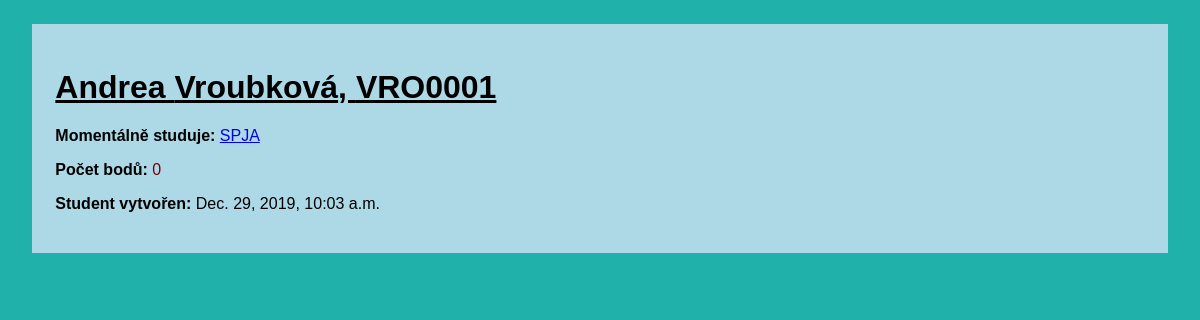
Screenshot of /student/2 with the database file from the repository.
### grading/models.py (models this page shows, shortened)
class Student(models.Model):
    login = models.CharField(max_length=7, unique=True, null=False)
    password = models.CharField(max_length=100, null=False)
    degree = models.CharField(max_length=100, null=True, blank=False)
    name = models.CharField(max_length=25, null=False)
    surname = models.CharField(max_length=700, null=False)
    created_at = models.DateTimeField(auto_now_add=True)
    points = models.IntegerField(null=False)
    subject = models.ForeignKey(Subject, related_name='students', on_delete=models.CASCADE)

class Subject(models.Model):
    subject_code = models.CharField(max_length=20, null=False, unique=True)
    title = models.CharField(max_length=200, null=False)
    description = models.TextField(max_length=2000, null=False)
    min_points = models.IntegerField(null=False)
    created_at = models.DateField(auto_now_add=True)
    teacher = models.ForeignKey(Teacher, related_name='subjects', on_delete=models.SET_NULL, null=True)
    def __str__(self):
        return self.subject_code

### grading/views.py (the view)
# urls.py: path('student/<int:student_id>', views.student, name="student"),
def student(request, student_id):
    return render(request, 'grading/student.html', {'student' : get_object_or_404(Student, id=student_id)})

### grading/templates/grading/student.html (shortened to what this page needs)
<body>
    <div id=main>
        <h1><u>{{ student.name }} {{ student.surname }}, {{student.login}}</u></h1>
        <div>
            <p>
                <strong>Momentálně studuje: </strong>
                <a href="{% url 'grading:subject_details' student.subject.id %}">{{ student.subject }}</a>
            </p>
            {% if student.points >= student.subject.min_points%}
            <p class="done">
                <strong id="strong_text_in_done_notdone">Počet bodů: </strong>
                {{student.points}}</p>
            {% else %}
            <p class="notdone">
                <strong id="strong_text_in_done_notdone">Počet bodů: </strong>
                {{student.points}}</p>
            {% endif %}
            <p>
                <strong>Student vytvořen:</strong>
                {{student.created_at}}
            </p>
        </div>
    </div>
</body>

### grading/templates/grading/student.html (style rules this page uses)
body { font-family:Arial, Helvetica, sans-serif; background-color:lightseagreen; }
#main { background-color:lightblue; padding: 2%; margin: 2%; }
.notdone { color:maroon; }
#strong_text_in_done_notdone { color:black; }

### rows the page displays
Student: name "Andrea", surname "Vroubková", login "VRO0001", subject "SPJA", points "0", created_at "Dec. 29, 2019, 10:03 a.m."
